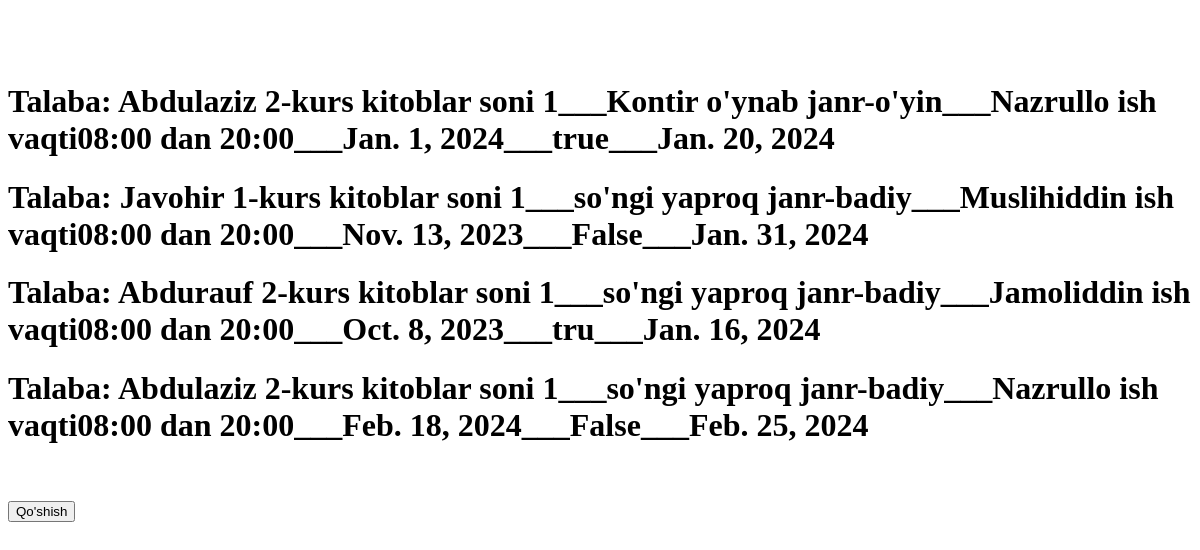
Page /recordlar/ on the earlier database version.
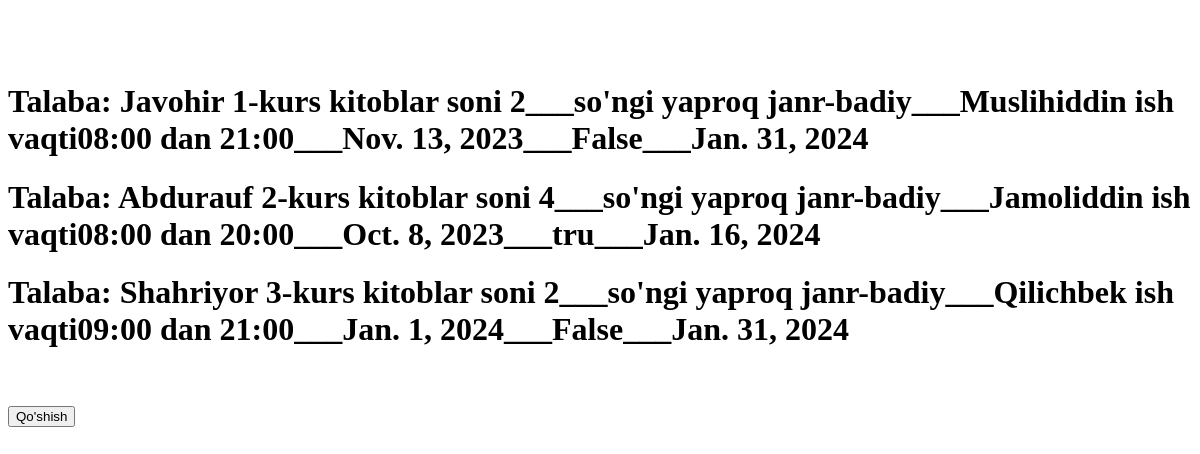
Same page on the later database version.
### asosiy/models.py (models this page shows, shortened)
class Record(models.Model):
    talaba = models.ForeignKey(Talaba, on_delete=models.CASCADE)
    kitob = models.ForeignKey(Kitob, on_delete=models.CASCADE)
    kutubxonachi = models.ForeignKey(Kutubxonachi, models.CASCADE)
    olingan_sana = models.DateField()
    qaytardi = models.CharField(max_length=10, default=False)
    qaytarish_sana = models.DateField()

class Talaba(models.Model):
    ism = models.CharField(max_length=30)
    kurs = models.CharField(max_length=20, choices=[("1-kurs", "1-kurs"), ("2-kurs", "2-kurs"), ("3-kurs", "3-kurs"),
                                                    ("4-kurs", "4-kurs")])
    kitob_soni = models.IntegerField(default=1)
    def __str__(self):
        return f"Talaba: {self.ism} {self.kurs} kitoblar soni {self.kitob_soni}"

class Kitob(models.Model):
    nom = models.CharField(max_length=30)
    janr = models.CharField(max_length=20)
    sahifa = models.IntegerField()
    muallif = models.ForeignKey(Muallif, on_delete=models.CASCADE)
    def __str__(self):
        return f"{self.nom} janr-{self.janr}"

class Kutubxonachi(models.Model):
    ism = models.CharField(max_length=20)
    ish_vaqti = models.CharField(max_length=20)
    def __str__(self):
        return f"{self.ism} ish vaqti{self.ish_vaqti}"

### asosiy/views.py (the view)
# urls.py: path('recordlar/', recordlar),
def recordlar(request):
    context = {
        "recordlar": Record.objects.all()
    }
    return render(request, 'Record.html', context)

### templates/Record.html (shortened to what this page needs)
<!DOCTYPE html>
<html lang="en">
<head>
</head>
<body>
<br>
<br>
<br>
{% for record in recordlar %}
<h1>{{ record.talaba }}___{{ record.kitob }}___{{ record.kutubxonachi }}___{{ record.olingan_sana }}___{{ record.qaytardi }}___{{ record.qaytarish_sana }}</h1>
{% endfor %}
<br>
<br>
        <form method="post">{% csrf_token %}
            <button type="submit">Qo'shish</button>
        </form>
<br>
<br>
<br>
<br>
<br>
<br>
<br>
</body>
</html>

Differences in the rows shown:
removed Record: talaba "Talaba: Abdulaziz 2-kurs kitoblar soni 1", kitob "Kontir o'ynab janr-o'yin", kutubxonachi "Nazrullo ish vaqti08:00 dan 20:00", olingan_sana "Jan. 1, 2024", qaytardi "true", qaytarish_sana "Jan. 20, 2024"
removed Record: talaba "Talaba: Abdulaziz 2-kurs kitoblar soni 1", kitob "so'ngi yaproq janr-badiy", kutubxonachi "Nazrullo ish vaqti08:00 dan 20:00", olingan_sana "Feb. 18, 2024", qaytardi "False", qaytarish_sana "Feb. 25, 2024"
changed through a linked row, Record: talaba "Talaba: Javohir 1-kurs kitoblar soni 1" → "Talaba: Javohir 1-kurs kitoblar soni 2"; kutubxonachi "Muslihiddin ish vaqti08:00 dan 20:00" → "Muslihiddin ish vaqti08:00 dan 21:00"
changed through a linked row, Record "tru": talaba "Talaba: Abdurauf 2-kurs kitoblar soni 1" → "Talaba: Abdurauf 2-kurs kitoblar soni 4"
added Record: talaba "Talaba: Shahriyor 3-kurs kitoblar soni 2", kitob "so'ngi yaproq janr-badiy", kutubxonachi "Qilichbek ish vaqti09:00 dan 21:00", olingan_sana "Jan. 1, 2024", qaytardi "False", qaytarish_sana "Jan. 31, 2024"
